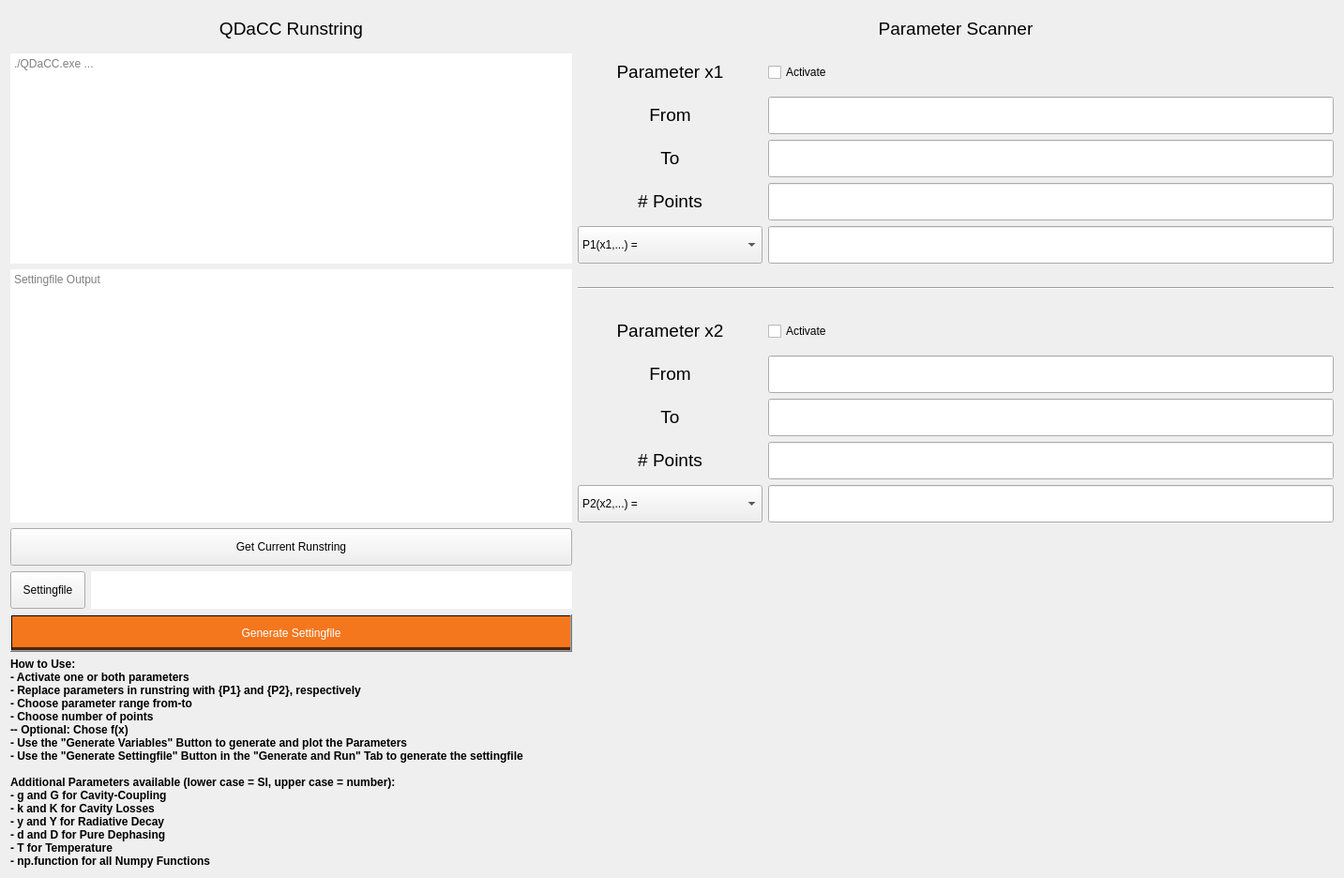
      <widget class="QWidget" name="tab_5">
       <attribute name="title">
        <string>Sweep and Scan</string>
       </attribute>
       <layout class="QGridLayout" name="gridLayout_6">
        <item row="3" column="2">
         <widget class="QLabel" name="label_title_qdsystem_5">
          <property name="minimumSize">
           <size>
            <width>0</width>
            <height>40</height>
           </size>
          </property>
          <property name="maximumSize">
           <size>
            <width>16777215</width>
            <height>40</height>
           </size>
          </property>
          <property name="frameShape">
           <enum>QFrame::NoFrame</enum>
          </property>
          <property name="frameShadow">
           <enum>QFrame::Plain</enum>
          </property>
          <property name="text">
           <string>&lt;html&gt;&lt;head/&gt;&lt;body&gt;&lt;p align=&quot;center&quot;&gt;&lt;span style=&quot; font-size:14pt;&quot;&gt;To&lt;/span&gt;&lt;/p&gt;&lt;/body&gt;&lt;/html&gt;</string>
          </property>
         </widget>
        </item>
        <item row="13" column="1">
         <widget class="QLineEdit" name="textinput_path_to_settingfile">
          <property name="minimumSize">
           <size>
            <width>0</width>
            <height>40</height>
           </size>
          </property>
          <property name="font">
           <font>
            <pointsize>11</pointsize>
            <bold>true</bold>
           </font>
          </property>
          <property name="styleSheet">
           <string notr="true">border-left-width: 0px; border-top-left-radius: 0px; border-bottom-left-radius: 0px;</string>
          </property>
          <property name="text">
           <string/>
          </property>
          <property name="frame">
           <bool>true</bool>
          </property>
          <property name="alignment">
           <set>Qt::AlignCenter</set>
          </property>
         </widget>
        </item>
        <item row="8" column="2">
         <widget class="QLabel" name="label_title_qdsystem_9">
          <property name="minimumSize">
           <size>
            <width>0</width>
            <height>40</height>
           </size>
          </property>
          <property name="maximumSize">
           <size>
            <width>16777215</width>
            <height>40</height>
           </size>
          </property>
          <property name="frameShape">
           <enum>QFrame::NoFrame</enum>
          </property>
          <property name="frameShadow">
           <enum>QFrame::Plain</enum>
          </property>
          <property name="text">
           <string>&lt;html&gt;&lt;head/&gt;&lt;body&gt;&lt;p align=&quot;center&quot;&gt;&lt;span style=&quot; font-size:14pt;&quot;&gt;From&lt;/span&gt;&lt;/p&gt;&lt;/body&gt;&lt;/html&gt;</string>
          </property>
         </widget>
        </item>
        <item row="10" column="2">
         <widget class="QLabel" name="label_title_qdsystem_13">
          <property name="minimumSize">
           <size>
            <width>0</width>
            <height>40</height>
           </size>
          </property>
          <property name="maximumSize">
           <size>
            <width>16777215</width>
            <height>40</height>
           </size>
          </property>
          <property name="frameShape">
           <enum>QFrame::NoFrame</enum>
          </property>
          <property name="frameShadow">
           <enum>QFrame::Plain</enum>
          </property>
          <property name="text">
           <string>&lt;html&gt;&lt;head/&gt;&lt;body&gt;&lt;p align=&quot;center&quot;&gt;&lt;span style=&quot; font-size:14pt;&quot;&gt;# Points&lt;/span&gt;&lt;/p&gt;&lt;/body&gt;&lt;/html&gt;</string>
          </property>
         </widget>
        </item>
        <item row="12" column="0" colspan="2">
         <widget class="HoverButton" name="button_sweeper_get_runstring">
          <property name="minimumSize">
           <size>
            <width>0</width>
            <height>40</height>
           </size>
          </property>
          <property name="text">
           <string>Get Current Runstring</string>
          </property>
         </widget>
        </item>
        <item row="1" column="2">
         <widget class="QLabel" name="label_title_qdsystem_2">
          <property name="minimumSize">
           <size>
            <width>0</width>
            <height>40</height>
           </size>
          </property>
          <property name="maximumSize">
           <size>
            <width>16777215</width>
            <height>40</height>
           </size>
          </property>
          <property name="frameShape">
           <enum>QFrame::NoFrame</enum>
          </property>
          <property name="frameShadow">
           <enum>QFrame::Plain</enum>
          </property>
          <property name="text">
           <string>&lt;html&gt;&lt;head/&gt;&lt;body&gt;&lt;p align=&quot;center&quot;&gt;&lt;span style=&quot; font-size:14pt;&quot;&gt;Parameter x1&lt;/span&gt;&lt;/p&gt;&lt;/body&gt;&lt;/html&gt;</string>
          </property>
         </widget>
        </item>
        <item row="9" column="2">
         <widget class="QLabel" name="label_title_qdsystem_10">
          <property name="minimumSize">
           <size>
            <width>0</width>
            <height>40</height>
           </size>
          </property>
          <property name="maximumSize">
           <size>
            <width>16777215</width>
            <height>40</height>
           </size>
          </property>
          <property name="frameShape">
           <enum>QFrame::NoFrame</enum>
          </property>
          <property name="frameShadow">
           <enum>QFrame::Plain</enum>
          </property>
          <property name="text">
           <string>&lt;html&gt;&lt;head/&gt;&lt;body&gt;&lt;p align=&quot;center&quot;&gt;&lt;span style=&quot; font-size:14pt;&quot;&gt;To&lt;/span&gt;&lt;/p&gt;&lt;/body&gt;&lt;/html&gt;</string>
          </property>
         </widget>
        </item>
        <item row="15" column="0" colspan="2">
         <widget class="QLabel" name="label_3">
          <property name="minimumSize">
           <size>
            <width>0</width>
            <height>40</height>
           </size>
          </property>
          <property name="text">
           <string>&lt;!DOCTYPE HTML PUBLIC &quot;-//W3C//DTD HTML 4.0//EN&quot; &quot;http://www.w3.org/TR/REC-html40/strict.dtd&quot;&gt;
&lt;html&gt;&lt;head&gt;&lt;meta name=&quot;qrichtext&quot; content=&quot;1&quot; /&gt;&lt;meta charset=&quot;utf-8&quot; /&gt;&lt;style type=&quot;text/css&quot;&gt;
p, li { white-space: pre-wrap; }
hr { height: 1px; border-width: 0; }
li.unchecked::marker { content: &quot;\2610&quot;; }
li.checked::marker { content: &quot;\2612&quot;; }
&lt;/style&gt;&lt;/head&gt;&lt;body style=&quot; font-family:'Segoe UI'; font-size:9pt; font-weight:400; font-style:normal;&quot;&gt;
&lt;p style=&quot; margin-top:0px; margin-bottom:0px; margin-left:0px; margin-right:0px; -qt-block-indent:0; text-indent:0px;&quot;&gt;&lt;span style=&quot; font-weight:700;&quot;&gt;How to Use:&lt;/span&gt;&lt;/p&gt;
&lt;p style=&quot; margin-top:0px; margin-bottom:0px; margin-left:0px; margin-right:0px; -qt-block-indent:0; text-indent:0px;&quot;&gt;&lt;span style=&quot; font-weight:700;&quot;&gt;- Activate one or both parameters&lt;/span&gt;&lt;/p&gt;
&lt;p style=&quot; margin-top:0px; margin-bottom:0px; margin-left:0px; margin-right:0px; -qt-block-indent:0; text-indent:0px;&quot;&gt;&lt;span style=&quot; font-weight:700;&quot;&gt;- Replace parameters in runstring with {P1} and {P2}, respectively&lt;/span&gt;&lt;/p&gt;
&lt;p style=&quot; margin-top:0px; margin-bottom:0px; margin-left:0px; margin-right:0px; -qt-block-indent:0; text-indent:0px;&quot;&gt;&lt;span style=&quot; font-weight:700;&quot;&gt;- Choose parameter range from-to&lt;/span&gt;&lt;/p&gt;
&lt;p style=&quot; margin-top:0px; margin-bottom:0px; margin-left:0px; margin-right:0px; -qt-block-indent:0; text-indent:0px;&quot;&gt;&lt;span style=&quot; font-weight:700;&quot;&gt;- Choose number of points&lt;/span&gt;&lt;/p&gt;
&lt;p style=&quot; margin-top:0px; margin-bottom:0px; margin-left:0px; margin-right:0px; -qt-block-indent:0; text-indent:0px;&quot;&gt;&lt;span style=&quot; font-weight:700;&quot;&gt;-- Optional: Chose f(x)&lt;/span&gt;&lt;/p&gt;
&lt;p style=&quot; margin-top:0px; margin-bottom:0px; margin-left:0px; margin-right:0px; -qt-block-indent:0; text-indent:0px;&quot;&gt;&lt;span style=&quot; font-weight:700;&quot;&gt;- Use the &amp;quot;Generate Variables&amp;quot; Button to generate and plot the Parameters&lt;/span&gt;&lt;/p&gt;
&lt;p style=&quot; margin-top:0px; margin-bottom:0px; margin-left:0px; margin-right:0px; -qt-block-indent:0; text-indent:0px;&quot;&gt;&lt;span style=&quot; font-weight:700;&quot;&gt;- Use the &amp;quot;Generate Settingfile&amp;quot; Button in the &amp;quot;Generate and Run&amp;quot; Tab to generate the settingfile&lt;/span&gt;&lt;/p&gt;
&lt;p style=&quot;-qt-paragraph-type:empty; margin-top:0px; margin-bottom:0px; margin-left:0px; margin-right:0px; -qt-block-indent:0; text-indent:0px; font-weight:700;&quot;&gt;&lt;br /&gt;&lt;/p&gt;
&lt;p style=&quot; margin-top:0px; margin-bottom:0px; margin-left:0px; margin-right:0px; -qt-block-indent:0; text-indent:0px;&quot;&gt;&lt;span style=&quot; font-weight:700;&quot;&gt;Additional Parameters available (lower case = SI, upper case = number):&lt;/span&gt;&lt;/p&gt;
&lt;p style=&quot; margin-top:0px; margin-bottom:0px; margin-left:0px; margin-right:0px; -qt-block-indent:0; text-indent:0px;&quot;&gt;&lt;span style=&quot; font-weight:700;&quot;&gt;- g and G for Cavity-Coupling&lt;/span&gt;&lt;/p&gt;
&lt;p style=&quot; margin-top:0px; margin-bottom:0px; margin-left:0px; margin-right:0px; -qt-block-indent:0; text-indent:0px;&quot;&gt;&lt;span style=&quot; font-weight:700;&quot;&gt;- k and K for Cavity Losses&lt;/span&gt;&lt;/p&gt;
&lt;p style=&quot; margin-top:0px; margin-bottom:0px; margin-left:0px; margin-right:0px; -qt-block-indent:0; text-indent:0px;&quot;&gt;&lt;span style=&quot; font-weight:700;&quot;&gt;- y and Y for Radiative Decay&lt;/span&gt;&lt;/p&gt;
&lt;p style=&quot; margin-top:0px; margin-bottom:0px; margin-left:0px; margin-right:0px; -qt-block-indent:0; text-indent:0px;&quot;&gt;&lt;span style=&quot; font-weight:700;&quot;&gt;- d and D for Pure Dephasing&lt;/span&gt;&lt;/p&gt;
&lt;p style=&quot; margin-top:0px; margin-bottom:0px; margin-left:0px; margin-right:0px; -qt-block-indent:0; text-indent:0px;&quot;&gt;&lt;span style=&quot; font-weight:700;&quot;&gt;- T for Temperature&lt;/span&gt;&lt;/p&gt;
&lt;p style=&quot; margin-top:0px; margin-bottom:0px; margin-left:0px; margin-right:0px; -qt-block-indent:0; text-indent:0px;&quot;&gt;&lt;span style=&quot; font-weight:700;&quot;&gt;- np.function for all Numpy Functions&lt;/span&gt;&lt;/p&gt;&lt;/body&gt;&lt;/html&gt;</string>
          </property>
         </widget>
        </item>
        <item row="12" column="2" rowspan="4" colspan="2">
         <widget class="PlotWidget" name="plot_sweep_parameter_first" native="true">
          <property name="minimumSize">
           <size>
            <width>400</width>
            <height>150</height>
           </size>
          </property>
         </widget>
        </item>
        <item row="6" column="2" colspan="3">
         <widget class="Line" name="line">
          <property name="minimumSize">
           <size>
            <width>0</width>
            <height>40</height>
           </size>
          </property>
          <property name="orientation">
           <enum>Qt::Horizontal</enum>
          </property>
         </widget>
        </item>
        <item row="2" column="2">
         <widget class="QLabel" name="label_title_qdsystem_4">
          <property name="minimumSize">
           <size>
            <width>0</width>
            <height>40</height>
           </size>
          </property>
          <property name="maximumSize">
           <size>
            <width>16777215</width>
            <height>40</height>
           </size>
          </property>
          <property name="frameShape">
           <enum>QFrame::NoFrame</enum>
          </property>
          <property name="frameShadow">
           <enum>QFrame::Plain</enum>
          </property>
          <property name="text">
           <string>&lt;html&gt;&lt;head/&gt;&lt;body&gt;&lt;p align=&quot;center&quot;&gt;&lt;span style=&quot; font-size:14pt;&quot;&gt;From&lt;/span&gt;&lt;/p&gt;&lt;/body&gt;&lt;/html&gt;</string>
          </property>
         </widget>
        </item>
        <item row="7" column="2">
         <widget class="QLabel" name="label_title_qdsystem_8">
          <property name="minimumSize">
           <size>
            <width>0</width>
            <height>40</height>
           </size>
          </property>
          <property name="maximumSize">
           <size>
            <width>16777215</width>
            <height>40</height>
           </size>
          </property>
          <property name="frameShape">
           <enum>QFrame::NoFrame</enum>
          </property>
          <property name="frameShadow">
           <enum>QFrame::Plain</enum>
          </property>
          <property name="text">
           <string>&lt;html&gt;&lt;head/&gt;&lt;body&gt;&lt;p align=&quot;center&quot;&gt;&lt;span style=&quot; font-size:14pt;&quot;&gt;Parameter x2&lt;/span&gt;&lt;/p&gt;&lt;/body&gt;&lt;/html&gt;</string>
          </property>
         </widget>
        </item>
        <item row="14" column="0" colspan="2">
         <widget class="QPushButton" name="button_sweeper_plot">
          <property name="minimumSize">
           <size>
            <width>0</width>
            <height>40</height>
           </size>
          </property>
          <property name="styleSheet">
           <string notr="true">QPushButton {background-color: qlineargradient( x1:0 y1:0, x2:0 y2:1, stop:0.9 #f4771e, stop:0.91 #4f2609); color: #ffffff;}
QPushButton::hover {background-color: qlineargradient( x1:0 y1:0, x2:0 y2:1, stop:0.9 #f7954f, stop:0.91 #4f2609); color: #ffffff;}</string>
          </property>
          <property name="text">
           <string>Generate Settingfile</string>
          </property>
         </widget>
        </item>
        <item row="0" column="0" colspan="2">
         <widget class="QLabel" name="label_title_qdsystem_3">
          <property name="minimumSize">
           <size>
            <width>0</width>
            <height>40</height>
           </size>
          </property>
          <property name="maximumSize">
           <size>
            <width>16777215</width>
            <height>40</height>
           </size>
          </property>
          <property name="frameShape">
           <enum>QFrame::NoFrame</enum>
          </property>
          <property name="frameShadow">
           <enum>QFrame::Plain</enum>
          </property>
          <property name="text">
           <string>&lt;html&gt;&lt;head/&gt;&lt;body&gt;&lt;p align=&quot;center&quot;&gt;&lt;span style=&quot; font-size:14pt;&quot;&gt;QDaCC Runstring&lt;/span&gt;&lt;/p&gt;&lt;/body&gt;&lt;/html&gt;</string>
          </property>
         </widget>
        </item>
        <item row="4" column="2">
         <widget class="QLabel" name="label_title_qdsystem_12">
          <property name="minimumSize">
           <size>
            <width>0</width>
            <height>40</height>
           </size>
          </property>
          <property name="maximumSize">
           <size>
            <width>16777215</width>
            <height>40</height>
           </size>
          </property>
          <property name="frameShape">
           <enum>QFrame::NoFrame</enum>
          </property>
          <property name="frameShadow">
           <enum>QFrame::Plain</enum>
          </property>
          <property name="text">
           <string>&lt;html&gt;&lt;head/&gt;&lt;body&gt;&lt;p align=&quot;center&quot;&gt;&lt;span style=&quot; font-size:14pt;&quot;&gt;# Points&lt;/span&gt;&lt;/p&gt;&lt;/body&gt;&lt;/html&gt;</string>
          </property>
         </widget>
        </item>
        <item row="13" column="0">
         <widget class="HoverButton" name="button_set_setting_file_path">
          <property name="minimumSize">
           <size>
            <width>0</width>
            <height>40</height>
           </size>
          </property>
          <property name="text">
           <string>Settingfile</string>
          </property>
         </widget>
        </item>
        <item row="12" column="4" rowspan="4">
         <widget class="PlotWidget" name="plot_sweep_parameter_second" native="true">
          <property name="minimumSize">
           <size>
            <width>400</width>
            <height>150</height>
           </size>
          </property>
         </widget>
        </item>
        <item row="0" column="2" colspan="3">
         <widget class="QLabel" name="label_title_qdsystem_7">
          <property name="minimumSize">
           <size>
            <width>0</width>
            <height>40</height>
           </size>
          </property>
          <property name="maximumSize">
           <size>
            <width>16777215</width>
            <height>40</height>
           </size>
          </property>
          <property name="frameShape">
           <enum>QFrame::NoFrame</enum>
          </property>
          <property name="frameShadow">
           <enum>QFrame::Plain</enum>
          </property>
          <property name="text">
           <string>&lt;html&gt;&lt;head/&gt;&lt;body&gt;&lt;p align=&quot;center&quot;&gt;&lt;span style=&quot; font-size:14pt;&quot;&gt;Parameter Scanner&lt;/span&gt;&lt;/p&gt;&lt;/body&gt;&lt;/html&gt;</string>
          </property>
         </widget>
        </item>
        <item row="1" column="3" colspan="2">
         <widget class="QCheckBox" name="checkbox_activate_scan_parameter_1">
          <property name="minimumSize">
           <size>
            <width>0</width>
            <height>40</height>
           </size>
          </property>
          <property name="text">
           <string>Activate</string>
          </property>
         </widget>
        </item>
        <item row="2" column="3" colspan="2">
         <widget class="QLineEdit" name="textinput_scan_parameter_1_from">
          <property name="minimumSize">
           <size>
            <width>0</width>
            <height>40</height>
           </size>
          </property>
         </widget>
        </item>
        <item row="3" column="3" colspan="2">
         <widget class="QLineEdit" name="textinput_scan_parameter_1_to">
          <property name="minimumSize">
           <size>
            <width>0</width>
            <height>40</height>
           </size>
          </property>
         </widget>
        </item>
        <item row="4" column="3" colspan="2">
         <widget class="QLineEdit" name="textinput_scan_parameter_1_points">
          <property name="minimumSize">
           <size>
            <width>0</width>
            <height>40</height>
           </size>
          </property>
         </widget>
        </item>
        <item row="7" column="3" colspan="2">
         <widget class="QCheckBox" name="checkbox_activate_scan_parameter_2">
          <property name="minimumSize">
           <size>
            <width>0</width>
            <height>40</height>
           </size>
          </property>
          <property name="text">
           <string>Activate</string>
          </property>
         </widget>
        </item>
        <item row="8" column="3" colspan="2">
         <widget class="QLineEdit" name="textinput_scan_parameter_2_from">
          <property name="minimumSize">
           <size>
            <width>0</width>
            <height>40</height>
           </size>
          </property>
         </widget>
        </item>
        <item row="9" column="3" colspan="2">
         <widget class="QLineEdit" name="textinput_scan_parameter_2_to">
          <property name="minimumSize">
           <size>
            <width>0</width>
            <height>40</height>
           </size>
          </property>
          <property name="styleSheet">
           <string notr="true">b</string>
          </property>
         </widget>
        </item>
        <item row="10" column="3" colspan="2">
         <widget class="QLineEdit" name="textinput_scan_parameter_2_points">
          <property name="minimumSize">
           <size>
            <width>0</width>
            <height>40</height>
           </size>
          </property>
          <property name="styleSheet">
           <string notr="true">b</string>
          </property>
         </widget>
        </item>
        <item row="6" column="0" rowspan="6" colspan="2">
         <widget class="QTextBrowser" name="text_output_program_qdacc_command_sweep_display">
          <property name="minimumSize">
           <size>
            <width>599</width>
            <height>40</height>
           </size>
          </property>
          <property name="frameShape">
           <enum>QFrame::NoFrame</enum>
          </property>
          <property name="lineWrapMode">
           <enum>QTextEdit::NoWrap</enum>
          </property>
          <property name="readOnly">
           <bool>true</bool>
          </property>
          <property name="html">
           <string>&lt;!DOCTYPE HTML PUBLIC &quot;-//W3C//DTD HTML 4.0//EN&quot; &quot;http://www.w3.org/TR/REC-html40/strict.dtd&quot;&gt;
&lt;html&gt;&lt;head&gt;&lt;meta name=&quot;qrichtext&quot; content=&quot;1&quot; /&gt;&lt;meta charset=&quot;utf-8&quot; /&gt;&lt;style type=&quot;text/css&quot;&gt;
p, li { white-space: pre-wrap; }
hr { height: 1px; border-width: 0; }
li.unchecked::marker { content: &quot;\2610&quot;; }
li.checked::marker { content: &quot;\2612&quot;; }
&lt;/style&gt;&lt;/head&gt;&lt;body style=&quot; font-family:'Segoe UI'; font-size:9pt; font-weight:400; font-style:normal;&quot;&gt;
&lt;p style=&quot;-qt-paragraph-type:empty; margin-top:0px; margin-bottom:0px; margin-left:0px; margin-right:0px; -qt-block-indent:0; text-indent:0px;&quot;&gt;&lt;br /&gt;&lt;/p&gt;&lt;/body&gt;&lt;/html&gt;</string>
          </property>
          <property name="placeholderText">
           <string>Settingfile Output</string>
          </property>
         </widget>
        </item>
        <item row="1" column="0" rowspan="5" colspan="2">
         <widget class="QTextBrowser" name="text_output_program_qdacc_command_sweep">
          <property name="minimumSize">
           <size>
            <width>599</width>
            <height>40</height>
           </size>
          </property>
          <property name="frameShape">
           <enum>QFrame::NoFrame</enum>
          </property>
          <property name="readOnly">
           <bool>false</bool>
          </property>
          <property name="html">
           <string>&lt;!DOCTYPE HTML PUBLIC &quot;-//W3C//DTD HTML 4.0//EN&quot; &quot;http://www.w3.org/TR/REC-html40/strict.dtd&quot;&gt;
&lt;html&gt;&lt;head&gt;&lt;meta name=&quot;qrichtext&quot; content=&quot;1&quot; /&gt;&lt;meta charset=&quot;utf-8&quot; /&gt;&lt;style type=&quot;text/css&quot;&gt;
p, li { white-space: pre-wrap; }
hr { height: 1px; border-width: 0; }
li.unchecked::marker { content: &quot;\2610&quot;; }
li.checked::marker { content: &quot;\2612&quot;; }
&lt;/style&gt;&lt;/head&gt;&lt;body style=&quot; font-family:'Segoe UI'; font-size:9pt; font-weight:400; font-style:normal;&quot;&gt;
&lt;p style=&quot;-qt-paragraph-type:empty; margin-top:0px; margin-bottom:0px; margin-left:0px; margin-right:0px; -qt-block-indent:0; text-indent:0px;&quot;&gt;&lt;br /&gt;&lt;/p&gt;&lt;/body&gt;&lt;/html&gt;</string>
          </property>
          <property name="placeholderText">
           <string>./QDaCC.exe ...</string>
          </property>
         </widget>
        </item>
        <item row="5" column="2">
         <widget class="QComboBox" name="combobox_p1_input">
          <property name="minimumSize">
           <size>
            <width>0</width>
            <height>40</height>
           </size>
          </property>
          <item>
           <property name="text">
            <string>P1(x1,...) =</string>
           </property>
          </item>
          <item>
           <property name="text">
            <string>P12(x1,...) =</string>
           </property>
          </item>
          <item>
           <property name="text">
            <string>P13(x1,...) =</string>
           </property>
          </item>
          <item>
           <property name="text">
            <string>P14(x1,...) =</string>
           </property>
          </item>
          <item>
           <property name="text">
            <string>P15(x1,...) =</string>
           </property>
          </item>
         </widget>
        </item>
        <item row="11" column="2">
         <widget class="QComboBox" name="combobox_p2_input">
          <property name="minimumSize">
           <size>
            <width>0</width>
            <height>40</height>
           </size>
          </property>
          <item>
           <property name="text">
            <string>P2(x2,...) =</string>
           </property>
          </item>
          <item>
           <property name="text">
            <string>P22(x2,...) =</string>
           </property>
          </item>
          <item>
           <property name="text">
            <string>P23(x2,...) =</string>
           </property>
          </item>
          <item>
           <property name="text">
            <string>P24(x2,...) =</string>
           </property>
          </item>
          <item>
           <property name="text">
            <string>P25(x2,...) =</string>
           </property>
          </item>
         </widget>
        </item>
        <item row="5" column="3" colspan="2">
         <widget class="QLineEdit" name="textinput_scan_parameter_1_lambda">
          <property name="minimumSize">
           <size>
            <width>0</width>
            <height>40</height>
           </size>
          </property>
          <property name="text">
           <string/>
          </property>
         </widget>
        </item>
        <item row="11" column="3" colspan="2">
         <widget class="QLineEdit" name="textinput_scan_parameter_2_lambda">
          <property name="minimumSize">
           <size>
            <width>0</width>
            <height>40</height>
           </size>
          </property>
          <property name="styleSheet">
           <string notr="true">b</string>
          </property>
          <property name="text">
           <string/>
          </property>
         </widget>
        </item>
       </layout>
      </widget>
